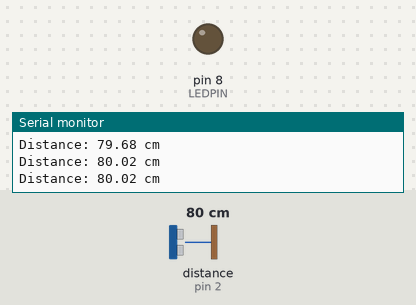
The sketch below on a simulated Arduino Uno, built with avr-gcc and run on an emulated ATmega328P. Parts: output pins drawn as LEDs (lit = HIGH), the last lines printed to the serial monitor. Wiring (inferred from the names in the program): ultrasonic range finder: trigger pin 3; echo pin 2. Inputs (shaded band) come from the test bench; at power-on: distance to the obstacle (sensor on pin 2) 80 cm. The echo pulse lasts 58.3 µs per cm; pins used as bus, display or sensor lines are not drawn.

Above: at 1.3 s.
1.4 s: distance to the obstacle (sensor on pin 2) set to 22 cm
2.9 s: distance to the obstacle (sensor on pin 2) set to 17 cm
At 3.5 s:
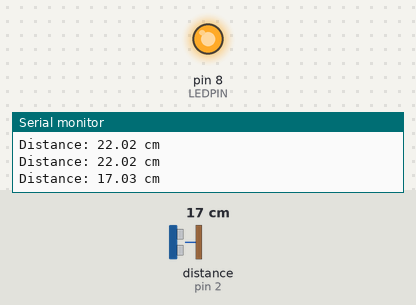
4.5 s: distance to the obstacle (sensor on pin 2) set to 35 cm
At 4.9 s:
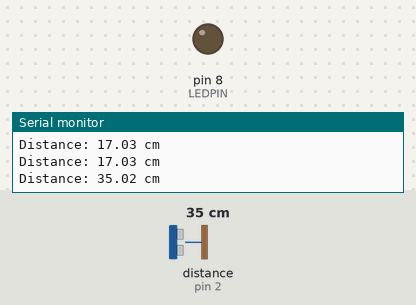
6.0 s: distance to the obstacle (sensor on pin 2) set to 2 cm
At 6.3 s:
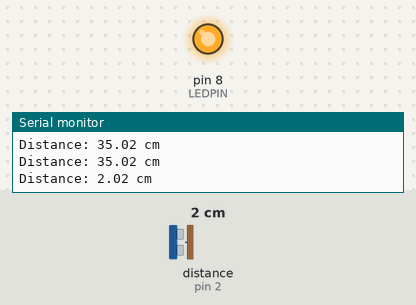
Timing chart, 0 to 8.5 s (numbered marks = the images above; inputs shaded):
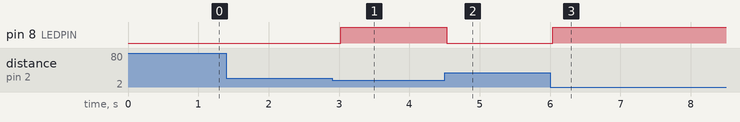

The sketch:

sketch.ino
```cpp
#define TRIGPIN 3
#define ECHOPIN 2
#define LEDPIN 8

void setup() {
  Serial.begin(9600);
  pinMode(TRIGPIN, OUTPUT);
  pinMode(ECHOPIN, INPUT);
  pinMode(LEDPIN, OUTPUT);
}

void loop() {
  digitalWrite(TRIGPIN, LOW);
  delayMicroseconds(2);

  digitalWrite(TRIGPIN, HIGH);
  delayMicroseconds(10);
  digitalWrite(TRIGPIN, LOW);

  long duration = pulseIn(ECHOPIN, HIGH, 30000);

  if (duration == 0) {
    digitalWrite(LEDPIN, LOW);
    Serial.println("No echo detected");
    delay(500);
    return;
  }

  float distance = duration * 0.0343 / 2.0;

  Serial.print("Distance: ");
  Serial.print(distance);
  Serial.println(" cm");

  // TASK 1: Change the warning distance to 30 cm
  if (distance < 20) {
    digitalWrite(LEDPIN, HIGH);
  } else {
    digitalWrite(LEDPIN, LOW);
  }

  delay(500);
}
```

Measured:
- the behaviour switches between 20 and 19 cm on distance to the obstacle (sensor on pin 2) (found by bisection; images 0 and 1)
- after the input at 2.9 s, pin 8 (LEDPIN): LOW → HIGH after 0.13 s
- after the input at 4.5 s, pin 8 (LEDPIN): HIGH → LOW at once
- after the input at 6.0 s, pin 8 (LEDPIN): LOW → HIGH at once
